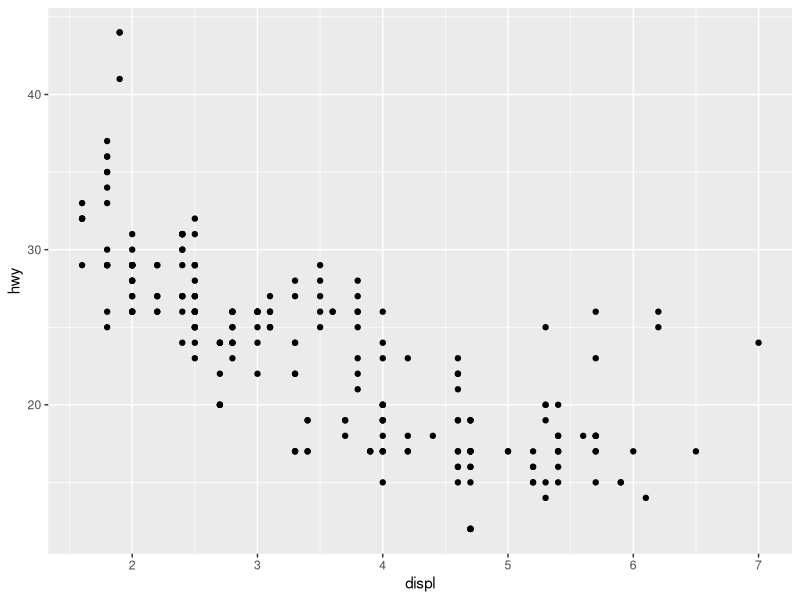
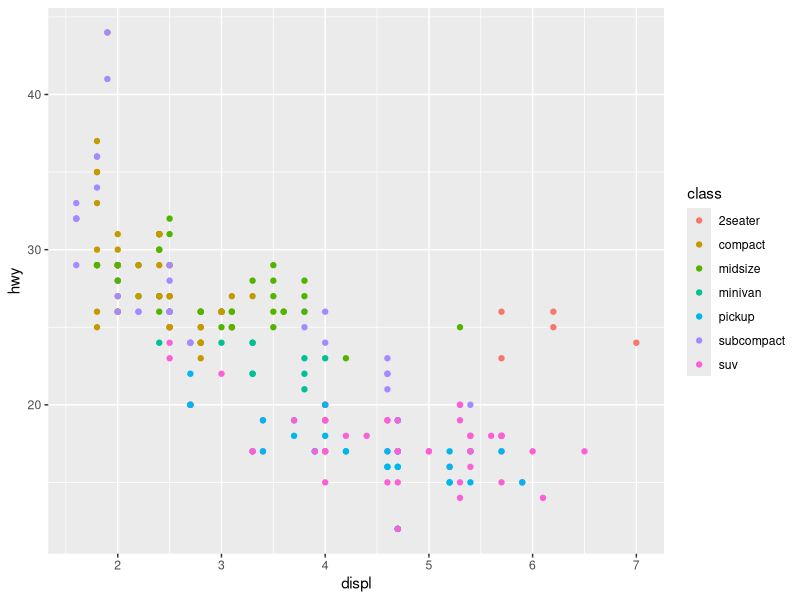
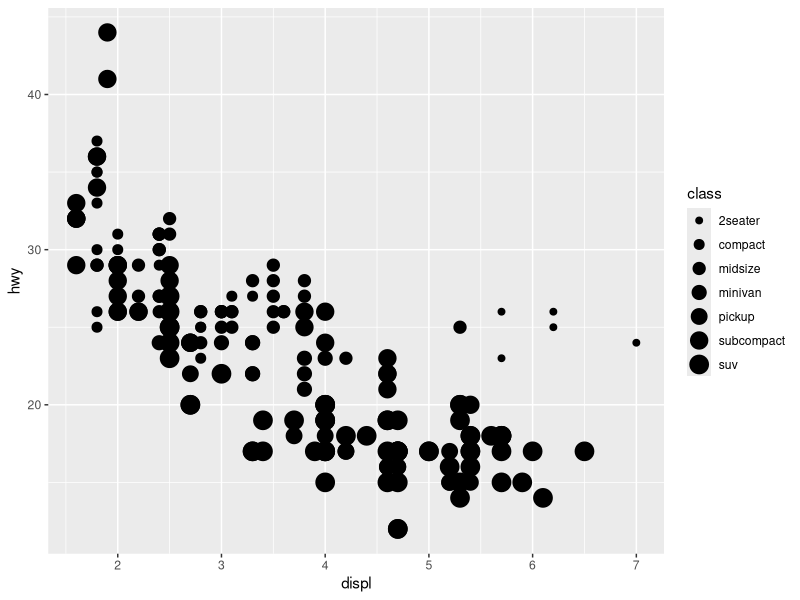
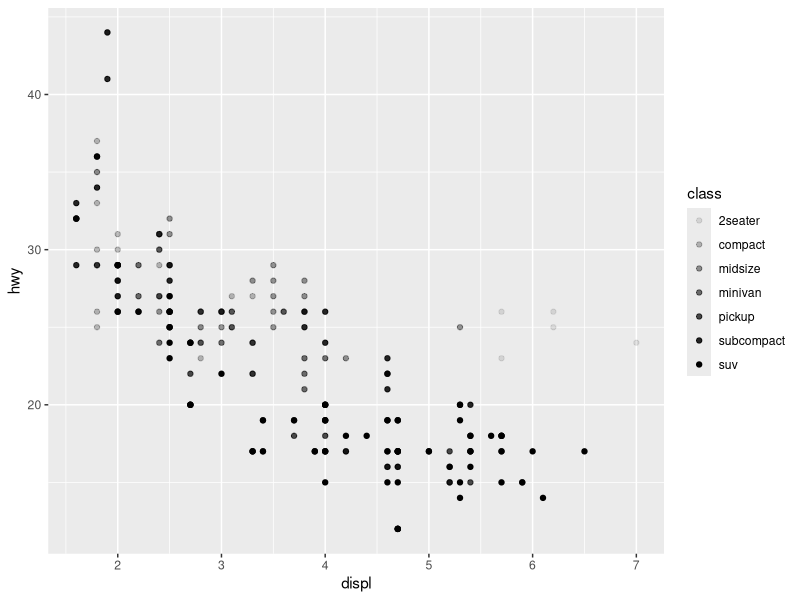
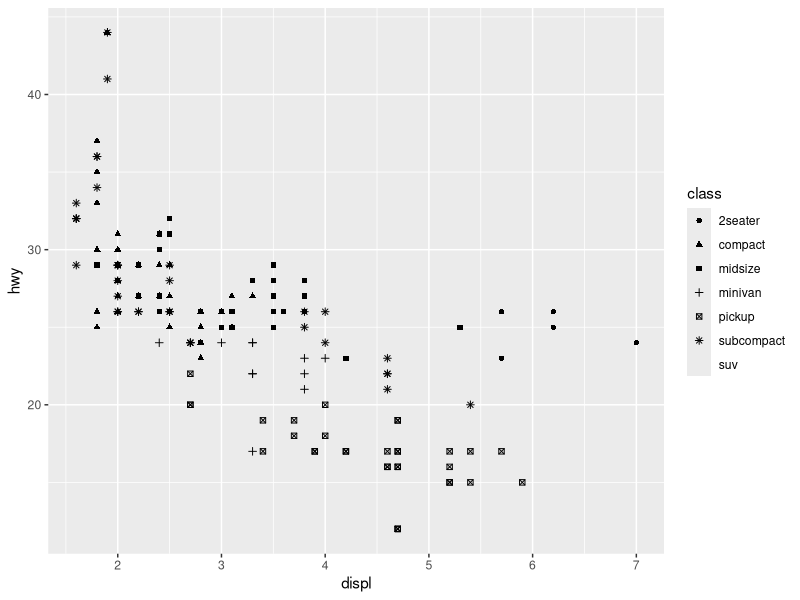
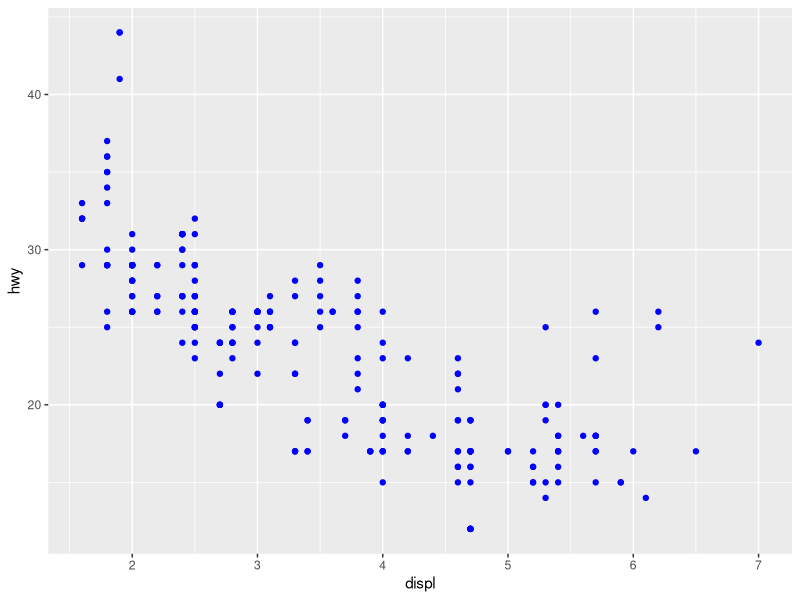
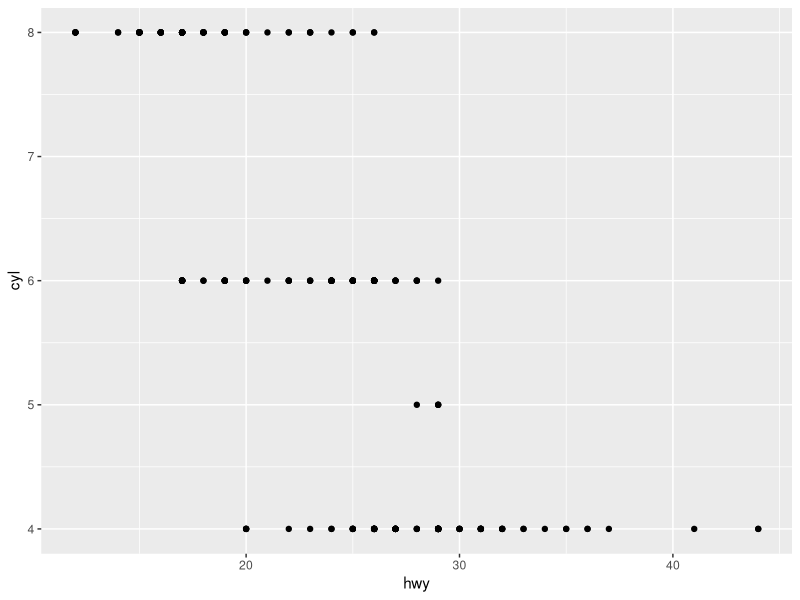

Source code (R) for these figures, in order:
## ---- chunk 1
library(tidyverse)

knitr::opts_chunk$set(fig.height = 3, fig.width = 6)

Sys.setlocale(locale = "Lithuanian")
## ---- chunk 2
library(ggplot2)
## ---- chunk 3
library(tidyverse)
## ---- chunk 4
ggplot2::mpg
## ---- chunk 5
mpg
## ---- chunk 6
# Atsakymas kortelėje „Help“
?mpg
## ---- chunk 7
dplyr::select(mpg, displ, hwy)
## ---- chunk 8
ggplot(data = mpg) + 
  geom_point(mapping = aes(x = displ, y = hwy))
## ---- chunk 9

ggplot(data = mpg) + 
  geom_point(mapping = aes(x = displ, y = hwy, color = class))

## ---- chunk 10

ggplot(data = mpg) + 
  geom_point(mapping = aes(x = displ, y = hwy, size = class))

## ---- chunk 11
# Left
ggplot(data = mpg) + 
  geom_point(mapping = aes(x = displ, y = hwy, alpha = class))
## ---- chunk 12
# Right
ggplot(data = mpg) + 
  geom_point(mapping = aes(x = displ, y = hwy, shape = class))
## ---- chunk 13
ggplot(data = mpg) + 
  geom_point(mapping = aes(x = displ, y = hwy), color = "blue")
## ---- chunk 14
2+3

## ---- chunk 15

## ---- chunk 16
ggplot(data = mpg) + geom_point(mapping = aes(x = hwy, y = cyl))



## ---- chunk 17

